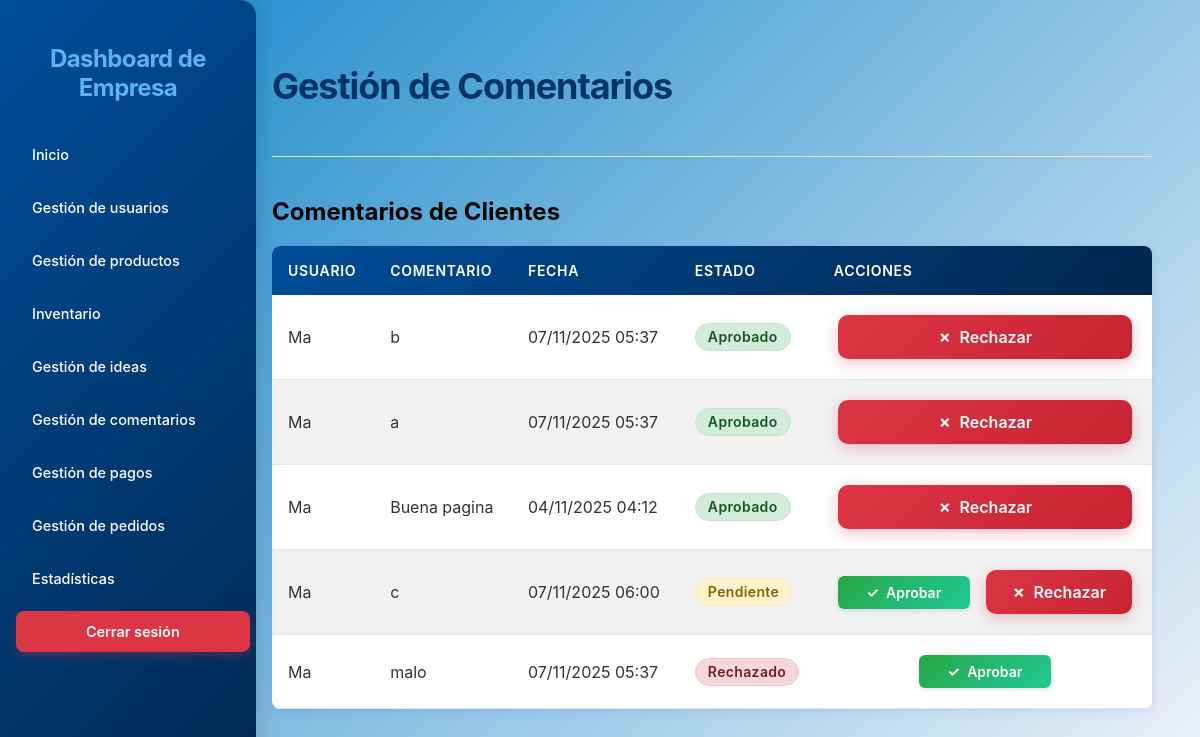
The app's page /empresa/comentarios/ (signed in), older data.
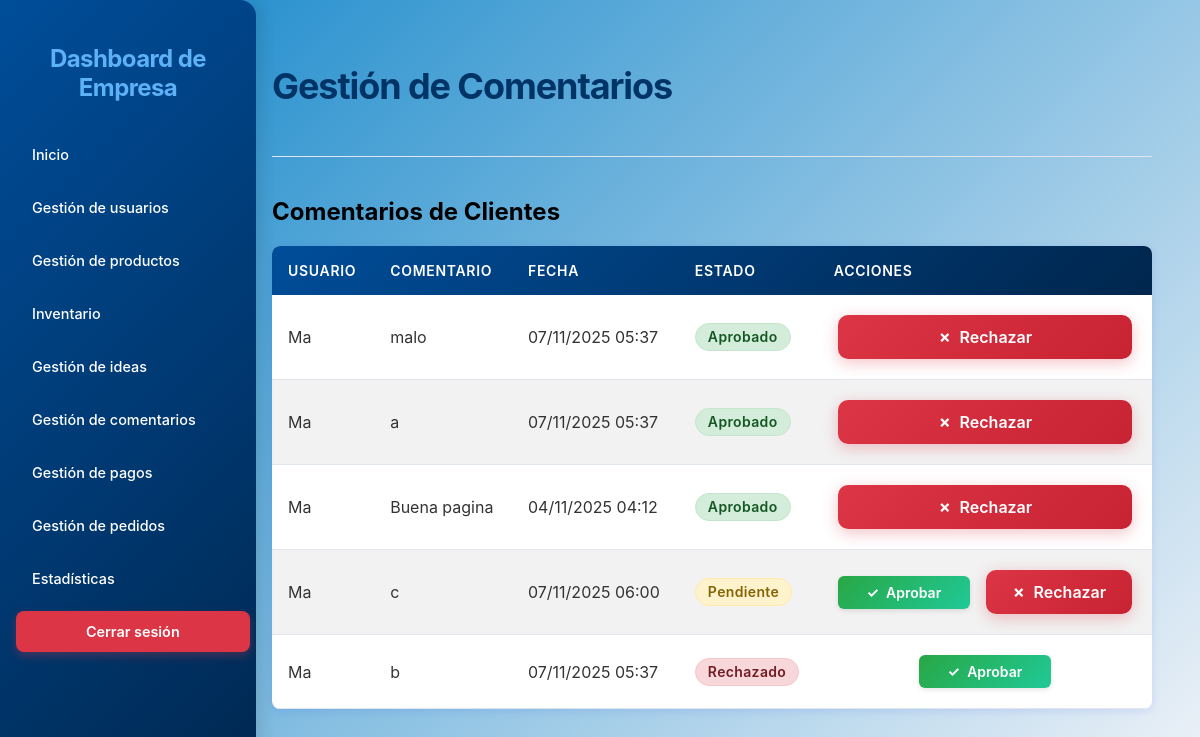
The same page, newer data.
### core/models.py (models this page shows, shortened)
class Comentario(models.Model):
    ESTADO_CHOICES = [
        ('pendiente', 'Pendiente'),
        ('aprobado', 'Aprobado'),
        ('rechazado', 'Rechazado'),
    ]
    usuario = models.ForeignKey(UserClientes, on_delete=models.CASCADE, related_name='comentarios')
    contenido = models.TextField(max_length=500)
    fecha_creacion = models.DateTimeField(auto_now_add=True)
    fecha_modificacion = models.DateTimeField(auto_now=True)
    estado = models.CharField(max_length=20, choices=ESTADO_CHOICES, default='pendiente')
    fecha_aprobacion = models.DateTimeField(null=True, blank=True)
    class Meta:
        ordering = ['-fecha_creacion']

class UserClientes(models.Model):
    usernameCliente = models.CharField(max_length=100, unique=True)
    passwordCliente = models.CharField(max_length=100)
    email = models.CharField(max_length=100)
    is_active = models.BooleanField(default=True)
    last_modified = models.DateTimeField(auto_now=True)
    status_changed_at = models.DateTimeField(null=True, blank=True)
    foto_perfil = models.ImageField(upload_to='uploads/perfiles/', blank=True, null=True)

### core/views.py (the view)
# urls.py: path('empresa/comentarios/', views.empresa_comentarios_view, name='empresa_comentarios'),
def empresa_comentarios_view(request):
    empresa_username = request.session.get('usernameEmpresa')
    if not empresa_username:
        messages.error(request, 'Debes iniciar sesión como empresa')
        return redirect('loginEmpresa')
    comentarios = Comentario.objects.all().order_by('estado', '-fecha_creacion')
    context = {
        'comentarios': comentarios,
    }
    return render(request, 'Empresas/gestion_comentarios.html', context)

### Empresas/templates/Empresas/gestion_comentarios.html (shortened to what this page needs)
{% load static %}
<!DOCTYPE html>
<html lang="es">
<head>
    <link rel="stylesheet" href="{% static 'Empresas/css/styles3.css' %}">
</head>
<body>
<div class="dashboard-container">
    <aside>
        <h2>Dashboard de Empresa</h2>
        <nav>
            <ul>
                <li><a href="{% url 'dashboardEmpresa' %}">Inicio</a></li>
                <li><a href="{% url 'usuarios' %}">Gestión de usuarios</a></li>
                <li><a href="{% url 'GestiProductos' %}">Gestión de productos</a></li>
                <li><a href="{% url 'inventario' %}">Inventario</a></li>
                <li><a href="{% url 'empresa_ideas' %}">Gestión de ideas</a></li>
                <li><a href="{% url 'empresa_comentarios' %}">Gestión de comentarios</a></li>
                <li><a href="{% url 'gestion_pagos' %}">Gestión de pagos</a></li>
                <li><a href="{% url 'gestion_pedidos' %}">Gestión de pedidos</a></li>
                <li><a href="{% url 'estadisticas' %}">Estadísticas</a></li>
            </ul>
        </nav>
        <a href="{% url 'logout' %}" class="logout-button">Cerrar sesión</a>
    </aside>
    <main>
        <header>
            <h1>Gestión de Comentarios</h1>
        </header>
        <section>
            <h2>Comentarios de Clientes</h2>
            {% if comentarios %}
                <table>
                    <thead>
                        <tr>
                            <th>Usuario</th>
                            <th>Comentario</th>
                            <th>Fecha</th>
                            <th>Estado</th>
                            <th>Acciones</th>
                        </tr>
                    </thead>
                    <tbody>
                        {% for comentario in comentarios %}
                        <tr>
                            <td>
                                {{ comentario.usuario.usernameCliente }}
                            </td>
                            <td>{{ comentario.contenido }}</td>
                            <td>{{ comentario.fecha_creacion|date:"d/m/Y H:i" }}</td>
                            <td>
                                {% if comentario.estado == 'pendiente' %}
                                    <span class="badge badge-pendiente">Pendiente</span>
                                {% elif comentario.estado == 'aprobado' %}
                                    <span class="badge badge-aprobado">Aprobado</span>
                                {% else %}
                                    <span class="badge badge-rechazado">Rechazado</span>
                                {% endif %}
                            </td>
                            <td>
                                <div class="action-buttons">
                                    {% if comentario.estado != 'aprobado' %}
                                    <a href="{% url 'aprobar_comentario' comentario.id %}"
                                       class="btn-aprobar"
                                       onclick="return confirm('¿Estás seguro de aprobar este comentario?');">
                                        Aprobar
                                    </a>
                                    {% endif %}
                                    {% if comentario.estado != 'rechazado' %}
                                    <a href="{% url 'rechazar_comentario' comentario.id %}"
                                       class="btn-rechazar"
                                       onclick="return confirm('¿Estás seguro de rechazar este comentario?');">
                                        Rechazar
                                    </a>
                                    {% endif %}
                                </div>
                            </td>
                        </tr>
                        {% endfor %}
                    </tbody>
                </table>
            {% else %}
                <p>No hay comentarios disponibles.</p>
            {% endif %}
        </section>
    </main>
</div>
</body>
</html>

Row changes from the older to the newer data that the page shows:
changed Comentario "malo": estado "Rechazado Aprobar" → "Aprobado Rechazar"; moves up the list
changed Comentario (number 5 of 5 on the later page): estado "Aprobado Rechazar" → "Rechazado Aprobar"; moves down the list
